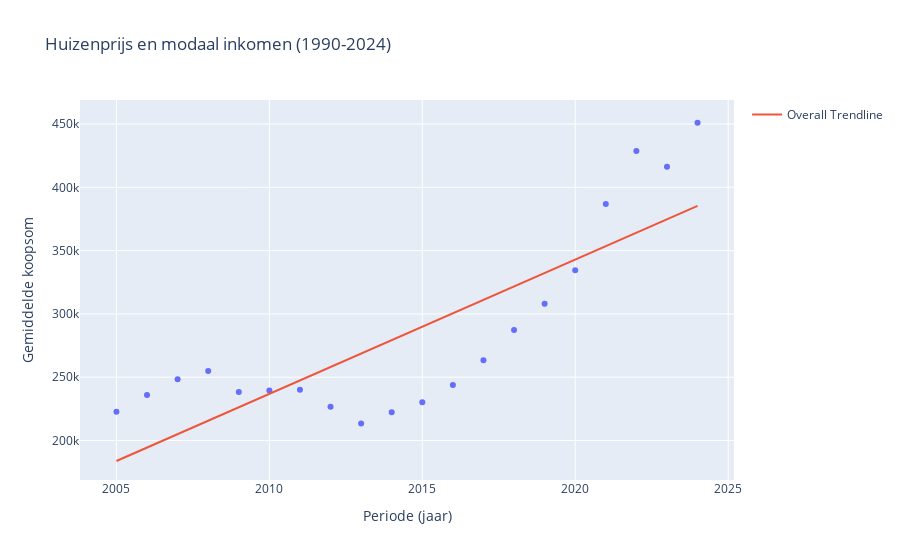

Notebook cell for this chart:
### Code cell
fig = px.scatter(
    df, 
    x="Periode (jaar)", 
    y="Gemiddelde koopsom",
    trendline="ols",
    trendline_scope="overall",
    labels={
              "value": "Bedrag (€)",
              "year": "jaar",
              "variable": "Variabele"
              },
              title="Huizenprijs en modaal inkomen (1990-2024)",
              )
fig.show()

### Figure 1 — Plotly figure (JSON) as saved in the notebook; plotly's stock layout.template omitted (floating-point values rounded to 4 significant figures)
{"data": [{"hovertemplate": "Periode (jaar)=%{x}<br>Gemiddelde koopsom=%{y}<extra></extra>", "legendgroup": "", "marker": {"color": "#636efa", "symbol": "circle"}, "mode": "markers", "name": "", "orientation": "v", "showlegend": false, "type": "scatter", "x": [2005, 2006, 2007, 2008, 2009, 2010, 2011, 2012, 2013, 2014, 2015, 2016, 2017, 2018, 2019, 2020, 2021, 2022, 2023, 2024], "xaxis": "x", "y": [222706, 235843, 248325, 254918, 238259, 239530, 240059, 226661, 213353, 222218, 230194, 243837, 263295, 287267, 307978, 334488, 386714, 428591, 416153, 450985], "yaxis": "y"}, {"hovertemplate": "<b>OLS trendline</b><br>Gemiddelde koopsom = 10607.2 * Periode (jaar) + -2.10835e+07<br>R<sup>2</sup>=0.673080<br><br>Periode (jaar)=%{x}<br>Gemiddelde koopsom=%{y} <b>(trend)</b><extra></extra>", "legendgroup": "Overall Trendline", "line": {"color": "#EF553B"}, "mode": "lines", "name": "Overall Trendline", "showlegend": true, "type": "scatter", "x": [2005, 2006, 2007, 2008, 2009, 2010, 2011, 2012, 2013, 2014, 2015, 2016, 2017, 2018, 2019, 2020, 2021, 2022, 2023, 2024], "xaxis": "x", "y": [183800.0, 194400.0, 205000.0, 215600.0, 226200.0, 236800.0, 247400.0, 258100.0, 268700.0, 279300.0, 289900.0, 300500.0, 311100.0, 321700.0, 332300.0, 342900.0, 353500.0, 364100.0, 374700.0, 385300.0], "yaxis": "y"}], "layout": {"legend": {"tracegroupgap": 0}, "title": {"text": "Huizenprijs en modaal inkomen (1990-2024)"}, "xaxis": {"anchor": "y", "domain": [0, 1], "title": {"text": "Periode (jaar)"}}, "yaxis": {"anchor": "x", "domain": [0, 1], "title": {"text": "Gemiddelde koopsom"}}}}
